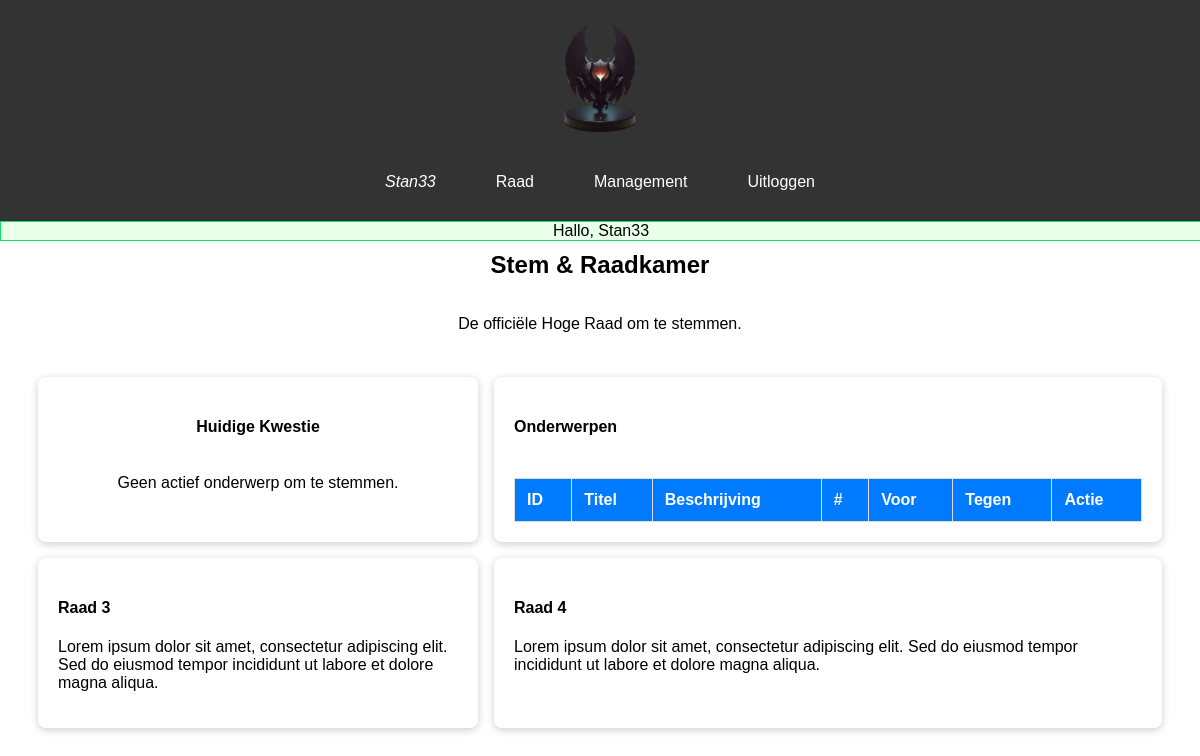
Page /council.php (signed in) on the earlier database version.
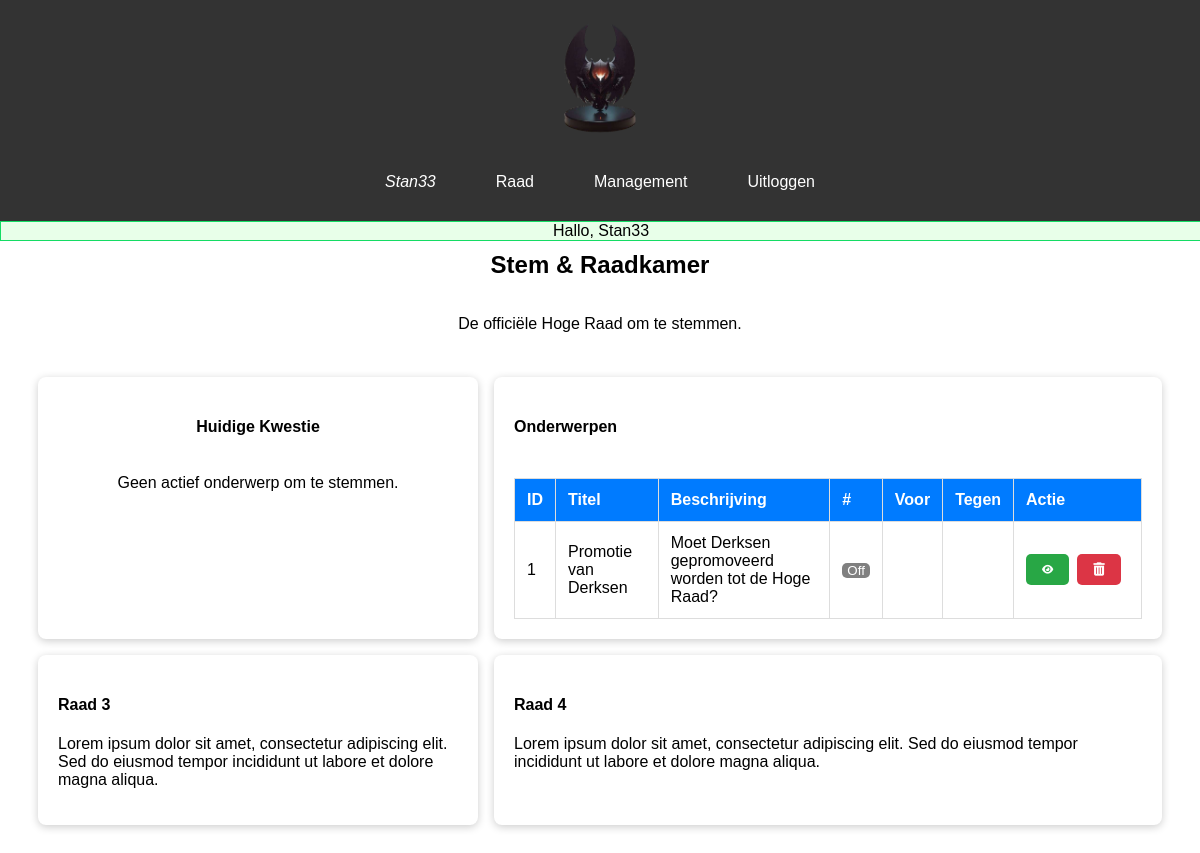
Same page on the later database version.
### tables this page shows
CREATE TABLE `subjects` (
  `id` int(11) NOT NULL,
  `title` varchar(50) NOT NULL,
  `description` text NOT NULL,
  `active` int(11) NOT NULL
);

### models/getdata.model.php (called while the page is built, shortened)
<?php
    require_once './config/database.config.php';
    require_once './config/session_manager.config.php';
    class GetData {
        public function fetch_AllSubjects() {
            $db = Database::getInstance();
            $stmt = $db->connect()->prepare('SELECT * FROM subjects;');
            $stmt->execute();
            $data = $stmt->fetchAll(PDO::FETCH_ASSOC);
            return $data;
        }
        public function fetch_Subject() {
            $db = Database::getInstance();
            $stmt = $db->connect()->prepare('SELECT * FROM subjects WHERE active = 1 LIMIT 1');
            $stmt->execute();
            $data = $stmt->fetch(PDO::FETCH_ASSOC);
            return $data;
        }
    }
    $dm = new GetData();
    $subData = $dm->fetch_AllSubjects();
    $item = $dm->fetch_Subject();

### config/database.config.php (called while the page is built, shortened)
<?php
    class Database {
        private static $dbInstance;
        private $dbInvoke;
        private function __construct() {
            try {
                $this->dbInvoke = new PDO('mysql:host=' . DB_HOST . ';dbname=' . DB_NAME, DB_USER, DB_PASSWORD,
                    array(PDO::MYSQL_ATTR_INIT_COMMAND => "SET NAMES 'utf8'")
                );
            } catch (PDOException $e) {
                error_log("Failed to connect to the database: " . $e->getMessage(), 0);
                throw new Exception("Failed to connect to the database. MySQL may have crashed.");
            }
        }
        public static function getInstance() {
            if (!self::$dbInstance) {
                self::$dbInstance = new self();
            }
            return self::$dbInstance;
        }
        public function connect() {
            return $this->dbInvoke;
        }
    }

### council.php (the view, shortened to what this page needs)
<?php
    require_once './config/session_manager.config.php';
    require_once './models/getdata.model.php';
?>
<!DOCTYPE html>
<html lang="nl">
<head>
    <link rel="stylesheet" href="assets/css/default.css">
    <link rel="stylesheet" href="https://use.fontawesome.com/releases/v6.5.2/css/all.css">
</head>
<body>
    <header>
        <div class="logo"><a href="#" id="logo"><img src="assets/images/hiligen-logo2.webp" alt="Games Association Logo"></a></div>
        <nav>
            <a href="#" data-section="profile" style="font-style:italic;"><?= $_SESSION['session_data']['username']; ?></a>
            <a href="#" data-section="home">Raad</a>
            <a href="#" data-section="manage">Management</a>
            <a href="./logout.php" id="logout">Uitloggen</a>
        </nav>
    </header>
    <main>
        <?php server_Messenger(); ?>
        <section id="home" class="current">
            <h2>Stem & Raadkamer</h2>
            <p>De officiële Hoge Raad om te stemmen.</p>
            <div class="container">
                <div class="profile-card">
                    <h4>Huidige Kwestie</h4>
                    <?php if (is_array($item) && isset($item['active']) && $item['active'] == 1) { ?>
                    <strong><?= $item['title'] ?></strong>
                    <p><?= $item['description'] ?></p>
                    <form action="controllers/submission_handler.control.php" class="form-action" method="post">
                        <input type="hidden" name="uid" value="<?= $_SESSION['session_data']['user_id']; ?>">
                        <button class="edit" name="accept">Voor</button>
                        <button class="trash" name="decline">Tegen</button>
                        <button class="create" name="neutral">Neutraal</button>
                    </form>
                    <?php } else { ?>
                        <p>Geen actief onderwerp om te stemmen.</p>
                    <?php } ?>
                </div>
                <div class="profile-card">
                    <div class="filter-container">
                        <h4>Onderwerpen</h4>
                    </div>
                    <table>
                        <thead>
                            <tr>
                                <th>ID</th>
                                <th>Titel</th>
                                <th>Beschrijving</th>
                                <th>#</th>
                                <th>Voor</th>
                                <th>Tegen</th>
                                <th>Actie</th>
                            </tr>
                        </thead>
                        <tbody>
                            <?php if (!empty($subData)) { foreach ($subData as $items): ?>
                                <tr>
                                    <td><?= $items['id']; ?></td>
                                    <td><?= $items['title']; ?></td>
                                    <td><?= $items['description']; ?></td>
                                    <td>
                                        <form action="controllers/submission_handler.control.php" method="post">
                                            <?= ($items['active'] == 1) ? '<button style="padding:0 5px; background:green;" name="off">On</button>' : '<button style="padding:0 5px; background:grey;" name="on">Off</button>'; ?>
                                        </form>
                                    </td>
                                    <td></td>
                                    <td></td>
                                    <td>
                                        <form class="form-action" action="form_handler.php" method="post">
                                            <?php if ($items['active'] == 0) { ?>
                                                <button class="edit" name="editItem"><i class="fas fa-eye fa-xs"></i></button>
                                                <button class="trash" name="undoItem"><i class="fas fa-trash-alt"></i></button>
                                            <?php } else { ?>
                                                <button style="margin-right:8px; background:grey;" name="editItem" disabled><i class="fas fa-eye fa-xs"></i></button>
                                                <button style="background:grey;" name="undoItem" disabled><i class="fas fa-trash-alt"></i></button>
                                            <?php } ?>
                                        </form>
                                    </td>
                                </tr>
                            <?php endforeach; } ?>
                        </tbody>
                    </table>
                </div>
                <div class="profile-card">
                    <h4>Raad 3</h4>
                    <p>Lorem ipsum dolor sit amet, consectetur adipiscing elit. Sed do eiusmod tempor incididunt ut labore et dolore magna aliqua.</p>
                </div>
                <div class="profile-card">
                    <h4>Raad 4</h4>
                    <p>Lorem ipsum dolor sit amet, consectetur adipiscing elit. Sed do eiusmod tempor incididunt ut labore et dolore magna aliqua.</p>
                </div>
            </div>
        </section>
    </main>
</body>
</html>

### config/session_manager.config.php (shortened to what this page needs)
<?php
    function server_Messenger() {
        if (isset($_SESSION['success'])) {
            echo '<div id="server-msg" class="success-msg">'.$_SESSION['success'].'</div>';
        }
    }

### assets/css/default.css (style rules this page uses)
:root { --default:#007bff; --edit:rgb(25,162,181); --edit-hover:rgb(62,149,163); --cta:rgb(25,162,181); --cta-hover:rgb(62,149,163); }
body { font-family: Arial, sans-serif; margin: 0; padding: 0; box-sizing: border-box; overflow-y: scroll; }
header { padding: 20px 0; text-align: center; background-color: #333; }
nav { display: flex; justify-content: center; flex-wrap: wrap; }
nav a { color: white; text-decoration: none; padding: 10px 20px; margin: 0 10px; border-radius: 5px; transition: background-color 0.3s; }
.logo { text-align: center; margin-bottom: 20px; }
.logo img { max-width: 10%; height: auto; }
.logo a { display: block; }
button { cursor: pointer; }
footer, section, .form-window form { display: flex; flex-direction: column; align-items: center; text-align: center; padding:10px; }
.error-msg, .success-msg { text-align: center; position:absolute; background:transparent; height:auto; width:100%; }
.success-msg { background:rgb(232, 255, 233); border: 1px solid rgb(20, 220, 100); }
.filter-container { display: flex; align-items: center; justify-content: space-between; margin-bottom: 20px; }
table { width: 100%; border-collapse: collapse; }
table th, table td { border: 1px solid #ddd; padding: 12px; text-align: left; }
table th { background-color: var(--default); color: #fff; }
.edit, .trash { padding: 8px 12px; margin-right: 8px; color: #fff; border: none; border-radius: 4px; }
.edit { background-color: #28a745; }
.trash { background-color: #dc3545; }
.container { display: flex; justify-content: space-between; flex-wrap: wrap; padding: 20px; align-items: left; text-align: left; }
.profile-card { flex: 1; margin: 8px; padding: 20px; border-radius: 8px; background-color: #fff; box-shadow: 0 2px 8px rgba(0, 0, 0, 0.2); }
.profile-card form button, .create { padding: 8px 16px; color: #fff; border: none; border-radius:5px; }
.form-action { display:inline-flex; }
.profile-card:nth-child(odd) { flex-basis: calc(30% - 40px); }
.profile-card:nth-child(even) { flex-basis: calc(50% - 40px); }
.profile-card:nth-child(1) { display: flex; flex-direction: column; align-items: center; text-align: center; }

Differences in the rows shown:
added subjects: id "1", title "Promotie van Derksen", description "Moet Derksen gepromoveerd worden tot de Hoge Raad?", active "Off"
